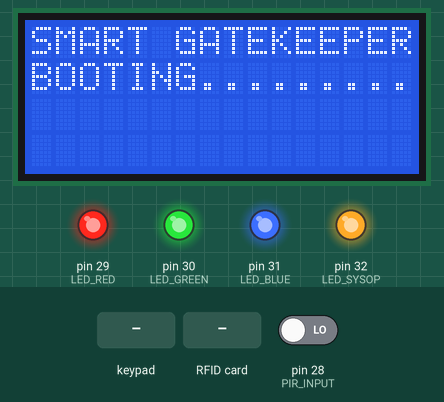
Bench run of a sketch on a simulated Arduino Mega 2560, built with avr-gcc and run on an emulated ATmega2560. On the bench: 16×4 character LCD, output pins drawn as LEDs (lit = HIGH). The test bench sets the inputs (shaded band); at power-on: pin 28 (PIR_INPUT) LOW. Pins used as bus, display or sensor lines are not drawn; what the sketch prints to the serial monitor is not drawn.

Above: at 4.2 s.
5.9 s: pin 28 (PIR_INPUT) driven HIGH
At 6.9 s:
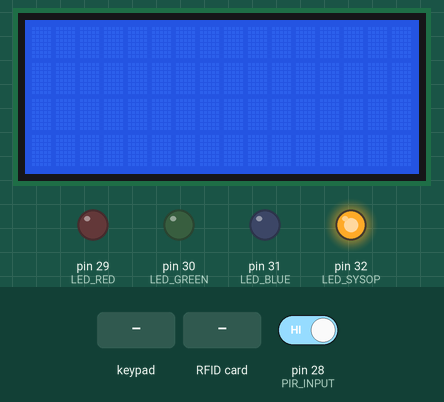
7.4 s: keypad keys 1 5 9 5 A # pressed 0.4 s apart
At 9.9 s:
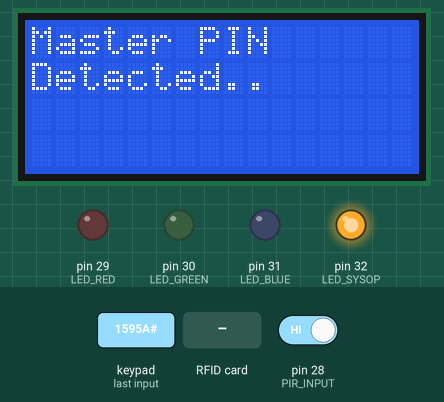
12.8 s: RFID card E5 19 F3 30 held to the reader
At 13.5 s:
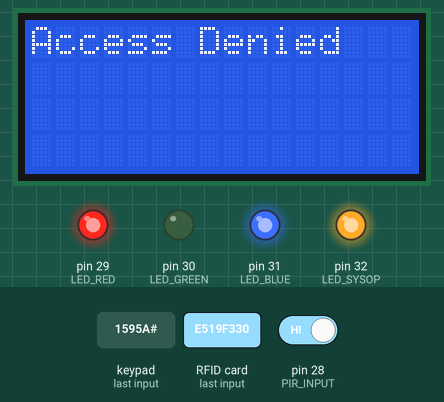
15.8 s: key '#' pressed
At 17.0 s:
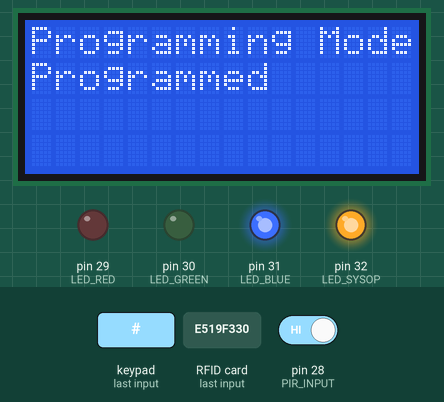
18.8 s: keypad keys 1 5 9 5 A # pressed 0.4 s apart
At 23.5 s:
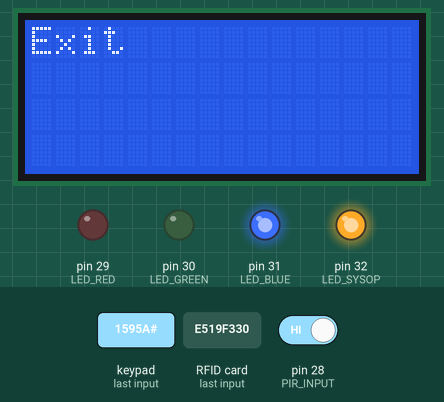
24.2 s: key '#' pressed
At 25.6 s:
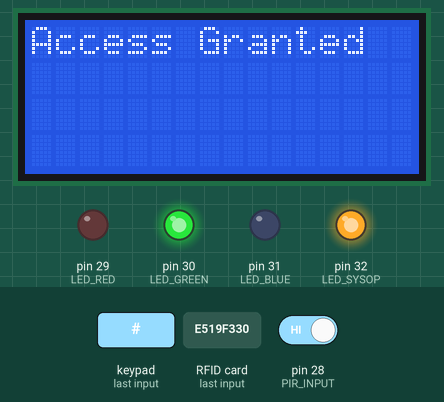
Timing chart, 0 to 28.2 s (numbered marks = the images above; inputs shaded):
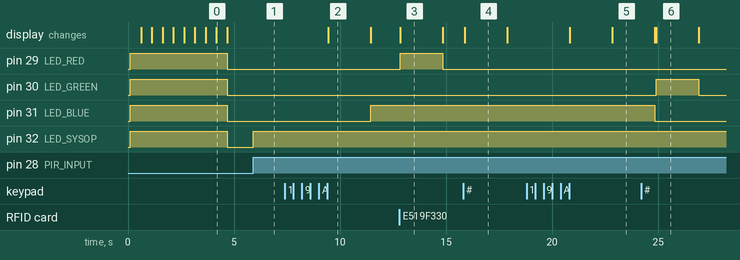

The sketch:

SmartGateKeeper.ino
```cpp
/*
   PROJECT NAME : SMART GATE KEEPER
   AUTHOR       : SIJI MARIAM THOMAS
   TEAM MEMBERS : AKSHAY NAG NAGENDRAN
                  TRINADH CHADALAVADA
   DATE CREATED : APRIL 10, 2022

   Uses MIFARE RFID card using RFID-RC522 reader
   Uses MFRC522 - Library
   -----------------------------------------------------------------------------------------
               MFRC522      Arduino       Arduino   Arduino    Arduino          Arduino
               Reader/PCD   Uno/101       Mega      Nano v3    Leonardo/Micro   Pro Micro
   Signal      Pin          Pin           Pin       Pin        Pin              Pin
   -----------------------------------------------------------------------------------------
   RST/Reset   RST          9             6         D9         RESET/ICSP-5     RST
   SPI SS      SDA(SS)      10            53        D10        10               10
   SPI MOSI    MOSI         11 / ICSP-4   51        D11        ICSP-4           16
   SPI MISO    MISO         12 / ICSP-1   50        D12        ICSP-1           14
   SPI SCK     SCK          13 / ICSP-3   52        D13        ICSP-3           15

  Arduino NANO is used here as the Board.
*/

#include <SPI.h>
#include <MFRC522.h>
#include "Adafruit_Keypad.h"
#include <LiquidCrystal.h>


#define RST_PIN         6           // Configurable, see typical pin layout above
#define SS_PIN          53          // Configurable, see typical pin layout above

#define MASTER  {0xE5, 0x19, 0xF3, 0x30}   // UID of the MASTER Card
#define MASTERPASS "1n7YsKAv"              // Password saved in Master RFID Card
#define REGULARPASS "OK8va6so"             // Password saved in Regular RFID cards
#define PASSLEN 8                          // Password Length
#define MASTERKEYPASS "1595A"              // Master password to enter programming mode for keypad
#define PIR_INPUT  28                      // Digital Input Pin for PIR Sensor
#define LED_RED    29                      // Digital Output Pin for Red ACCESS DENIED Led
#define LED_GREEN  30                      // Digital Output Pin for Green ACCESS GRANTED Led
#define LED_BLUE   31                      // Digital Output Pin for Blue PROGRAMMING MODE Led
#define LED_SYSOP  32                      // Digital Output Pin for Yellow SYSTEM OPERATIONAL Led

MFRC522 mfrc522(SS_PIN, RST_PIN);   // Create MFRC522 instance

int byte_comp(byte* , byte* , byte ); // Byte compare function used to compare UID
int checkPass(char*);                 // Read password from card memory and compare with given password
void displayUID(byte*, byte);         // Display UID to Serial Monitor
void keypadCheck(void);               // Function Checks the Keypad input to Password.
void bootUP();                        // Boot up Sequence

// Some Initializations
byte block;
byte len;
MFRC522::StatusCode status;
MFRC522::MIFARE_Key key;

// Status Flags required
static byte prevUID[] = {0x00, 0x00, 0x00, 0x00};
static int padCount = 0;
static int tagCount = 0;
static int masterFlag = 0;
static int keyMasterFlag = 0;


static char keyPassword[5] = "75128";                   // Iniital Regular password for Keypad

const byte ROWS = 4; // rows
const byte COLS = 4; // columns
//define the symbols on the buttons of the keypads
char keys[ROWS][COLS] = {
  {'1', '2', '3', 'A'},
  {'4', '5', '6', 'B'},
  {'7', '8', '9', 'C'},
  {'*', '0', '#', 'D'}
};
byte rowPins[ROWS] = {5, 4, 3, 2}; //connect to the row pinouts of the keypad
byte colPins[COLS] = {11, 10, 9, 8}; //connect to the column pinouts of the keypad

// LCD variables
const int rs = 22, en = 23, d4 = 24, d5 = 25, d6 = 26, d7 = 27;
LiquidCrystal lcd(rs, en, d4, d5, d6, d7);

//some initialisations
byte password[5] = "";
int i = 0;
keypadEvent e;
//initialize an instance of class NewKeypad
Adafruit_Keypad customKeypad = Adafruit_Keypad( makeKeymap(keys), rowPins, colPins, ROWS, COLS);


//*****************************************************************************************//
void setup() {
  Serial.begin(9600);                                      // Initialize serial communications with the PC
  SPI.begin();                                             // Init SPI bus
  mfrc522.PCD_Init();                                      // Init MFRC522 card
  Serial.println(F("Booting Smart Gate Keeper..."));    // Shows in serial that it is ready to read
  lcd.begin(16, 4);
  pinMode(LED_RED , OUTPUT);
  pinMode(LED_GREEN, OUTPUT);
  pinMode(LED_BLUE, OUTPUT);
  pinMode(LED_SYSOP, OUTPUT);
  pinMode(PIR_INPUT, INPUT);
// Runs the boot up sequence
  bootUP();

  customKeypad.begin();
}

//*****************************************************************************************//
void loop() {

  int pirRead = digitalRead(PIR_INPUT);   //Variable to store the PIR Sensor input

  if (pirRead) {
    digitalWrite(LED_SYSOP, HIGH);
    // Prepare key - all keys are set to FFFFFFFFFFFFh at chip delivery from the factory.

    for (byte i = 0; i < 6; i++) key.keyByte[i] = 0xFF;

    // Some variables we need

    customKeypad.tick();

    //-------------------------------------------

    // Reset the loop if no new card present on the sensor/reader. This saves the entire process when idle.
    if ( ! mfrc522.PICC_IsNewCardPresent() || ! mfrc522.PICC_ReadCardSerial()) {
      if (!customKeypad.available()) {
        return;
      } else {

        // Runs the Keypad code
        keypadCheck();
      }
      return;
    }
    //-------------------------------------------
    displayUID(mfrc522.uid.uidByte, mfrc522.uid.size); // displays UID of RFID on to the serial monitor

    byte master[] = MASTER;               // Variable holding Master UID
    char masterPass[8] = MASTERPASS;      // Variable containing Master Password
    char regularPass[8] = REGULARPASS;    // Variable containing Regular Password

    if (byte_comp(master, mfrc522.uid.uidByte, mfrc522.uid.size) && checkPass(masterPass)) {
      Serial.print("Master Card Detected\n");

      lcd.clear();
      lcd.write("Master FOB");
      lcd.setCursor(0, 1);
      lcd.write("Detected..");
      delay(2000);
      lcd.clear();

      masterFlag = !masterFlag;
      tagCount = 0;

      for (byte i = 0; i < mfrc522.uid.size; i++) {
        prevUID[i] = 0;
      }
      if (!masterFlag) {
        Serial.print("Exit Programming Mode\n");
        Serial.println();

        lcd.clear();
        lcd.write("Exit");
        delay(2000);
        lcd.clear();
        digitalWrite(LED_BLUE, LOW);
      }
      else {
        Serial.print("Programming Mode\n");
        Serial.println();

        lcd.clear();
        digitalWrite(LED_BLUE, HIGH);
        lcd.write("Programming Mode");
      }
    }
    else if (checkPass(regularPass) && !masterFlag) {
      Serial.print("FOB Access Granted\n");
      Serial.println();

      digitalWrite(LED_GREEN, HIGH);
      lcd.clear();
      lcd.write("Access Granted");
      delay(2000);
      lcd.clear();
      digitalWrite(LED_GREEN, LOW);

      tagCount = 0;

      for (byte i = 0; i < mfrc522.uid.size; i++) {
        prevUID[i] = 0;
      }
    }
    else if (masterFlag) {
      Serial.print("New CArd Detected\n");

      lcd.clear();
      lcd.write("Programming Mode");
      lcd.setCursor(0, 1);
      lcd.write("New Card");
      delay(2000);
      lcd.clear();
      lcd.write("Programming Mode");

      // Following sequence of steps programs the regular password on to the RFID in Programming mode
      displayUID(mfrc522.uid.uidByte, mfrc522.uid.size);
      Serial.print("Writing Password. Keep holding card to sensor till done.\n");

      byte  buffer[] = REGULARPASS;
      for (byte i = PASSLEN; i < 16; i++) buffer[i] = ' ';

      block = 1;
      //Serial.println(F("Authenticating using key A..."));
      status = mfrc522.PCD_Authenticate(MFRC522::PICC_CMD_MF_AUTH_KEY_A, block, &key, &(mfrc522.uid));
      if (status != MFRC522::STATUS_OK) {
        Serial.print(F("PCD_Authenticate() failed: "));
        Serial.println(mfrc522.GetStatusCodeName(status));
        return;
      }
      else Serial.println(F("PCD_Authenticate() success: "));

      // Write block
      status = mfrc522.MIFARE_Write(block, buffer, 16);
      if (status != MFRC522::STATUS_OK) {
        Serial.print(F("MIFARE_Write() failed: "));
        Serial.println(mfrc522.GetStatusCodeName(status));
        return;
      }
      else Serial.println(F("MIFARE_Write() success: "));

      lcd.clear();
      lcd.write("Programming Mode");
      lcd.setCursor(0, 1);
      lcd.write("Programmed");
      delay(2000);
      lcd.clear();
      lcd.write("Programming Mode");
    }
    else {
      Serial.print("FOB Access Denied\n");
      Serial.println();

      digitalWrite(LED_RED, HIGH);
      lcd.clear();
      lcd.write("Access Denied");
      delay(2000);
      lcd.clear();
      digitalWrite(LED_RED, LOW);

      if (byte_comp(prevUID, mfrc522.uid.uidByte, mfrc522.uid.size)) {
        tagCount++;
      }

      for (byte i = 0; i < mfrc522.uid.size; i++) {
        prevUID[i] = mfrc522.uid.uidByte[i];
      }

      if (tagCount == 2) {
        Serial.println("3 Failed attempt. Locking for 30 seconds");

        digitalWrite(LED_RED, HIGH);
        lcd.clear();
        lcd.write("3 Failed Attempts");
        delay(2000);
        lcd.clear();
        lcd.write("Locked for 30s!");
        delay(10000);
        lcd.clear();
        digitalWrite(LED_RED, LOW);
        lcd.write("Try Again");

        tagCount = 0;

        for (byte i = 0; i < mfrc522.uid.size; i++) {
          prevUID[i] = 0;
        }
      }
    }

    delay(1000); //change value if you want to read cards faster

    mfrc522.PICC_HaltA();
    mfrc522.PCD_StopCrypto1();
  }
  else {
    digitalWrite(LED_SYSOP, LOW);
  }
}

//*****************************************************************************************//

//This function takes in two byte arrays and compares them.
//Returns 1 if the two arrays are the same otherwise it returns 0.

int byte_comp( byte* a1, byte* a2, byte  asize) {
  int flag = 0;
  for (byte i = 0; i < asize; i++) {
    if (a1[i] == a2[i])
      flag = 1;
    else {
      flag = 0;
      break;
    }
  }
  return flag;
}

// This function reads the password stored inside the card presented at the reader
// Compares it with the given password and returns 1 if matches otherwise returns 0

int checkPass(char* INPass) {
  byte buffer2[18];
  block = 1;
  len = 18;
  //Authenticate the card read
  status = mfrc522.PCD_Authenticate(MFRC522::PICC_CMD_MF_AUTH_KEY_A, 1, &key, &(mfrc522.uid)); //line 834
  if (status != MFRC522::STATUS_OK) {
    Serial.print(F("Authentication failed: "));
    Serial.println(mfrc522.GetStatusCodeName(status));
    return;
  }

  // Read the data/password stored in the card memory
  status = mfrc522.MIFARE_Read(block, buffer2, &len);
  if (status != MFRC522::STATUS_OK) {
    Serial.print(F("Reading failed: "));
    Serial.println(mfrc522.GetStatusCodeName(status));
    return;
  }

  // copy the byte data into a string for comparison
  char pass[8] = "";
  for (uint8_t i = 0; i < PASSLEN; i++) {
    pass[i] = buffer2[i] ;
  }

  if (byte_comp(INPass, pass, PASSLEN)) {
    return 1;
    //data read matches the password
  }
  else {
    return 0;
    // data read does not match the password
  }
}

// This function is used to display the UID of the RFID Card Read

void displayUID(byte* inputUID, byte sizeofUID) {
  // TAG UID information is extracted and displayed in Serial Monitor in the following segment of code.
  Serial.print(F("Card UID: "));
  for (byte i = 0; i < sizeofUID; i++) {
    if (inputUID[i] < 0x10)
      Serial.print(F(" 0"));
    else
      Serial.print(F(" "));
    Serial.print(inputUID[i], HEX);
  }
  Serial.println();
}

// THis function reads input from the Keypad and puts the systems into different modes
//        - Access Granted, Access Denied, Programming Mode

void keypadCheck() {
  char keyMasterPass[5] = MASTERKEYPASS;

  e = customKeypad.read();

  if (e.bit.EVENT == KEY_JUST_PRESSED) {
    if (((char)e.bit.KEY) == '#') {
      i = 0;
      Serial.print("Password Entered : ");

      for (uint8_t j = 0; j < 5; j++) {
        Serial.write(password[j] );
      }
      Serial.println();

      if (byte_comp(password, keyMasterPass, 5)) {
        Serial.print("Master password Detected\n");

        lcd.clear();
        lcd.write("Master PIN");
        lcd.setCursor(0, 1);
        lcd.write("Detected..");
        delay(2000);
        lcd.clear();

        padCount = 0;
        keyMasterFlag = !keyMasterFlag;

        if (!keyMasterFlag) {
          Serial.print("Exit Programming Mode\n");
          Serial.println();

          lcd.clear();
          lcd.write("Exit");
          delay(2000);
          lcd.clear();
          digitalWrite(LED_BLUE, LOW);
        }
        else {
          Serial.print("Entering Programming Mode\n");
          Serial.println();

          digitalWrite(LED_BLUE, HIGH);
          lcd.clear();
          lcd.write("Programming Mode");
        }
      }
      else if (byte_comp(password, keyPassword, 5) && !keyMasterFlag) {
        Serial.print("Keypas Access Granted\n");
        Serial.println();

        digitalWrite(LED_GREEN, HIGH);
        lcd.clear();
        lcd.write("Access Granted");
        delay(2000);
        lcd.clear();
        digitalWrite(LED_GREEN, LOW);

        padCount = 0;
      }
      else if (keyMasterFlag) {

        for (int i = 0; i < 5; i++) {
          keyPassword[i] = password[i];
        }

        Serial.print("Password Programmed In\n");
        Serial.println();

        lcd.clear();
        lcd.write("Programming Mode");
        lcd.setCursor(0, 1);
        lcd.write("Programmed");
        delay(2000);
        lcd.clear();
        lcd.write("Programming Mode");
      }
      else {
        Serial.print("Keypad Access Denied\n");
        Serial.println();

        digitalWrite(LED_RED, HIGH);
        lcd.clear();
        lcd.write("Access Denied");
        delay(2000);
        lcd.clear();
        digitalWrite(LED_RED, LOW);

        padCount++;
        if (padCount == 3) {
          Serial.println("3 Failed attempt. Locking for 30 seconds");

          digitalWrite(LED_RED, HIGH);
          lcd.clear();
          lcd.write("3 Failed Attempts");
          delay(2000);
          lcd.clear();
          lcd.write("Locked for 30s!");
          delay(10000);
          lcd.clear();
          digitalWrite(LED_RED, LOW);
          lcd.write("Try Again");

          padCount = 0;
        }
      }

      for (int i = 0; i < 5; i++) {
        password[i] = " ";
      }

      return;
    }
    else {
      password[i] = (char)e.bit.KEY;
      i++;
    }
  }

}


// This function runs to simulate the boot up process of our system.
void bootUP() {
  digitalWrite(LED_RED, HIGH);
  digitalWrite(LED_GREEN, HIGH);
  digitalWrite(LED_BLUE, HIGH);
  digitalWrite(LED_SYSOP, HIGH);

  lcd.clear();
  lcd.write("SMART GATEKEEPER");
  lcd.setCursor(0, 1);
  lcd.write("BOOTING.");
  delay(500);
  lcd.clear();

  lcd.write("SMART GATEKEEPER");
  lcd.setCursor(0, 1);
  lcd.write("BOOTING..");
  delay(500);
  lcd.clear();

  lcd.write("SMART GATEKEEPER");
  lcd.setCursor(0, 1);
  lcd.write("BOOTING...");
  delay(500);
  lcd.clear();

  lcd.write("SMART GATEKEEPER");
  lcd.setCursor(0, 1);
  lcd.write("BOOTING....");
  delay(500);
  lcd.clear();

  lcd.write("SMART GATEKEEPER");
  lcd.setCursor(0, 1);
  lcd.write("BOOTING.....");
  delay(500);
  lcd.clear();

  lcd.write("SMART GATEKEEPER");
  lcd.setCursor(0, 1);
  lcd.write("BOOTING......");
  delay(500);
  lcd.clear();

  lcd.write("SMART GATEKEEPER");
  lcd.setCursor(0, 1);
  lcd.write("BOOTING.......");
  delay(500);
  lcd.clear();

  lcd.write("SMART GATEKEEPER");
  lcd.setCursor(0, 1);
  lcd.write("BOOTING........");
  delay(500);
  lcd.clear();

  lcd.write("SMART GATEKEEPER");
  lcd.setCursor(0, 1);
  lcd.write("BOOTING.........");
  delay(500);
  lcd.clear();

  digitalWrite(LED_RED, LOW);
  digitalWrite(LED_GREEN, LOW);
  digitalWrite(LED_BLUE, LOW);
  digitalWrite(LED_SYSOP, LOW);
}
```

Measured:
- after the input at 5.9 s, pin 32 (LED_SYSOP): LOW → HIGH at once
- after the input at 7.4 s, pin 31 (LED_BLUE): LOW → HIGH after 4.0 s; the display: changes after 2.0 s (image 2)
- after the input at 12.8 s, pin 29 (LED_RED): LOW → HIGH at once, → LOW 2.0 s later; the display: changes at once (image 3)
- after the input at 15.8 s, the display: changes after 0.07 s (image 4)
- after the input at 18.8 s, the display: first changes after 2.0 s (image 5 shows a later state)
- after the input at 24.2 s, pin 30 (LED_GREEN): LOW → HIGH after 0.72 s, → LOW 2.0 s later; the display: first differs from a run without the input after 0.72 s (image 6)
- what the display in image 0 shows lasts 0.5 s, from 4.2 s to 4.7 s
